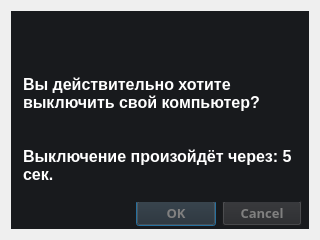
<?xml version="1.0" encoding="UTF-8"?>
<ui version="4.0">
 <class>ShutdownDialog</class>
 <widget class="QDialog" name="ShutdownDialog">
  <property name="geometry">
   <rect>
    <x>0</x>
    <y>0</y>
    <width>320</width>
    <height>240</height>
   </rect>
  </property>
  <property name="windowTitle">
   <string>Dialog</string>
  </property>
  <layout class="QVBoxLayout" name="verticalLayout">
   <item>
    <widget class="QWidget" name="widget" native="true">
     <property name="styleSheet">
      <string notr="true">background-color: #181a1d;</string>
     </property>
     <widget class="QDialogButtonBox" name="buttonBox">
      <property name="geometry">
       <rect>
        <x>-20</x>
        <y>182</y>
        <width>311</width>
        <height>41</height>
       </rect>
      </property>
      <property name="styleSheet">
       <string notr="true">QPushButton {
background-color: #26272a;
color: gray;
font-family: Rubik;
font-size: 10pt;
font-weight: bold;
}

QPushButton:hover{
background-color: #df005b;
color: white;
}</string>
      </property>
      <property name="orientation">
       <enum>Qt::Horizontal</enum>
      </property>
      <property name="standardButtons">
       <set>QDialogButtonBox::Cancel|QDialogButtonBox::Ok</set>
      </property>
     </widget>
     <widget class="QTextBrowser" name="textBrowser">
      <property name="geometry">
       <rect>
        <x>8</x>
        <y>60</y>
        <width>281</width>
        <height>131</height>
       </rect>
      </property>
      <property name="styleSheet">
       <string notr="true">border: none;</string>
      </property>
      <property name="html">
       <string>&lt;!DOCTYPE HTML PUBLIC &quot;-//W3C//DTD HTML 4.0//EN&quot; &quot;http://www.w3.org/TR/REC-html40/strict.dtd&quot;&gt;
&lt;html&gt;&lt;head&gt;&lt;meta name=&quot;qrichtext&quot; content=&quot;1&quot; /&gt;&lt;style type=&quot;text/css&quot;&gt;
p, li { white-space: pre-wrap; }
&lt;/style&gt;&lt;/head&gt;&lt;body style=&quot; font-family:'MS Shell Dlg 2'; font-size:8.25pt; font-weight:400; font-style:normal;&quot;&gt;
&lt;p style=&quot; margin-top:0px; margin-bottom:0px; margin-left:0px; margin-right:0px; -qt-block-indent:0; text-indent:0px;&quot;&gt;&lt;span style=&quot; font-family:'Rubik'; font-size:12pt; font-weight:600; color:#ffffff;&quot;&gt;Вы действительно хотите выключить свой компьютер?&lt;br /&gt;&lt;br /&gt;&lt;br /&gt;Выключение произойдёт через: 5 сек.&lt;/span&gt;&lt;/p&gt;&lt;/body&gt;&lt;/html&gt;</string>
      </property>
     </widget>
     <widget class="QLabel" name="logo">
      <property name="geometry">
       <rect>
        <x>10</x>
        <y>-10</y>
        <width>226</width>
        <height>80</height>
       </rect>
      </property>
      <property name="styleSheet">
       <string notr="true">background-color: none;
border:none;</string>
      </property>
      <property name="text">
       <string/>
      </property>
      <property name="pixmap">
       <pixmap>../../../Pictures/FastLauncherLogo.png</pixmap>
      </property>
     </widget>
    </widget>
   </item>
  </layout>
 </widget>
 <resources/>
 <connections>
  <connection>
   <sender>buttonBox</sender>
   <signal>accepted()</signal>
   <receiver>ShutdownDialog</receiver>
   <slot>accept()</slot>
   <hints>
    <hint type="sourcelabel">
     <x>248</x>
     <y>254</y>
    </hint>
    <hint type="destinationlabel">
     <x>157</x>
     <y>274</y>
    </hint>
   </hints>
  </connection>
  <connection>
   <sender>buttonBox</sender>
   <signal>rejected()</signal>
   <receiver>ShutdownDialog</receiver>
   <slot>reject()</slot>
   <hints>
    <hint type="sourcelabel">
     <x>316</x>
     <y>260</y>
    </hint>
    <hint type="destinationlabel">
     <x>286</x>
     <y>274</y>
    </hint>
   </hints>
  </connection>
 </connections>
</ui>
